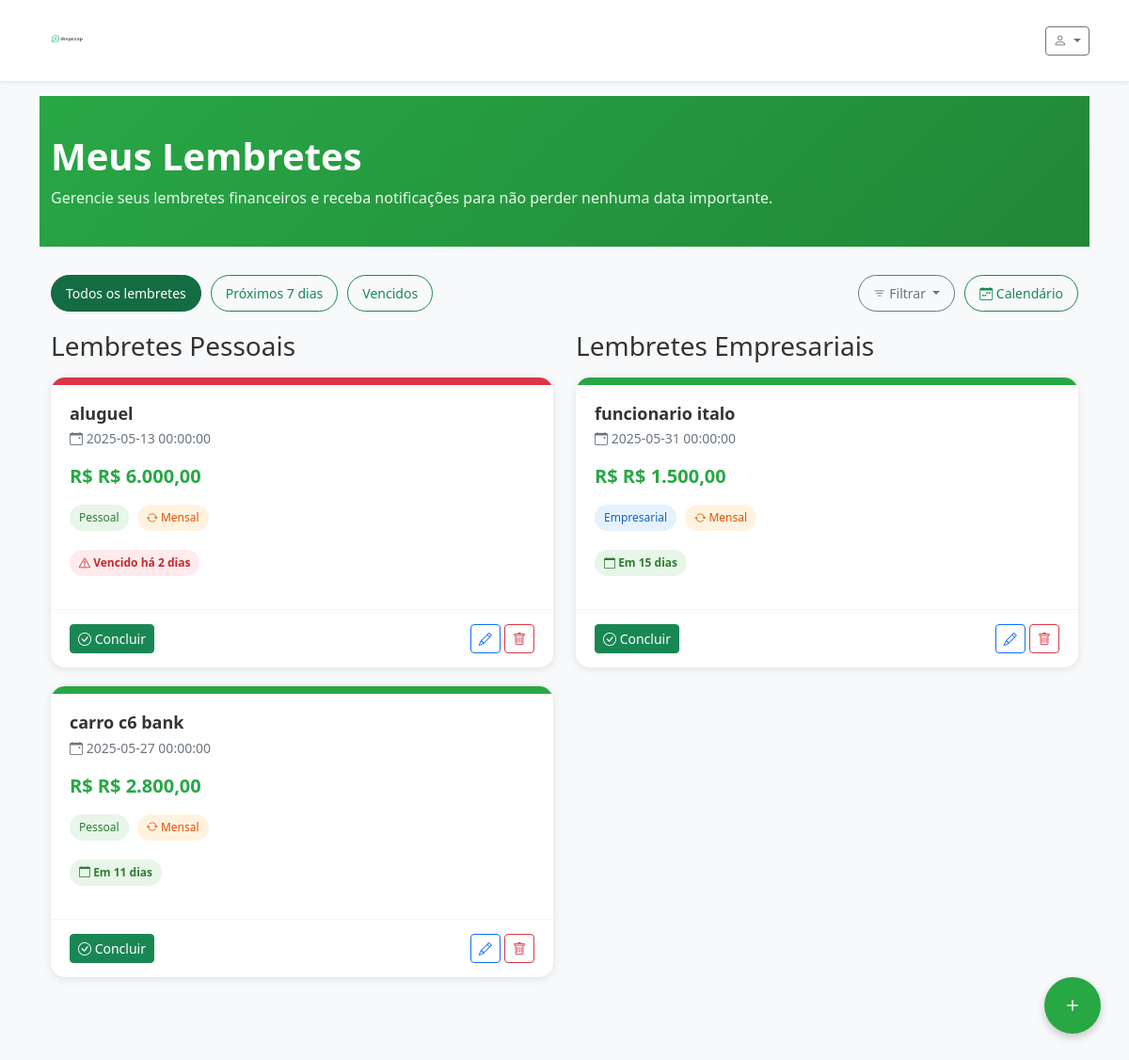
Screenshot of /lembretes (signed in) with the database file from the repository.
### tables this page shows
CREATE TABLE lembretes (
    id INTEGER PRIMARY KEY AUTOINCREMENT,
    usuario_id INTEGER NOT NULL,
    titulo TEXT NOT NULL,
    descricao TEXT,
    data TEXT NOT NULL,
    valor REAL,
    notificacao INTEGER DEFAULT 0,
    recorrente INTEGER DEFAULT 0,
    periodicidade TEXT,
    tipo_perfil TEXT DEFAULT 'pessoal',
    concluido INTEGER DEFAULT 0,
    data_criacao TEXT,
    FOREIGN KEY (usuario_id) REFERENCES usuarios (id)
);

### rotas/web_rotas.py (the view)
@web_bp.route('/lembretes')
@login_required
def lembretes():
    from config import Config
    usuario_id = session.get('usuario_id')
    usuario_model = Usuario(Config.DATABASE)
    usuario = usuario_model.buscar_por_id(usuario_id)
    lembrete_model = Lembrete(Config.DATABASE)
    lembretes_pessoais = lembrete_model.buscar(
        usuario_id=usuario_id,
        tipo_perfil='pessoal',
        concluido=0
    )
    lembretes_empresariais = lembrete_model.buscar(
        usuario_id=usuario_id,
        tipo_perfil='empresarial',
        concluido=0
    )
    return render_template(
        'lembretes.html',
        app_name=Config.APP_NAME,
        usuario=usuario,
        lembretes_pessoais=lembretes_pessoais,
        lembretes_empresariais=lembretes_empresariais
    )

### app.py (called while the page is built)
@app.template_filter('format_date')
def format_date(date_str):
    if not date_str:
        return ''
    try:
        date_obj = datetime.strptime(date_str, '%Y-%m-%d')
        return date_obj.strftime('%d/%m/%Y')
    except:
        return date_str

@app.template_filter('to_date')
def to_date(date_str):
    if not date_str:
        return datetime.now()
    try:
        return datetime.strptime(date_str, '%Y-%m-%d')
    except:
        return datetime.now()

@app.template_filter('format_currency')
def format_currency(value):
    if value is None:
        return 'R$ 0,00'
    return f"R$ {float(value):,.2f}".replace('.', 'X').replace(',', '.').replace('X', ',')

@app.context_processor
def inject_today():
    return {'today': datetime.now()}

### database/models.py (called while the page is built)
    def buscar_por_id(self, usuario_id):
        conn = sqlite3.connect(self.db_path)
        conn.row_factory = sqlite3.Row
        cursor = conn.cursor()
        cursor.execute("SELECT * FROM usuarios WHERE id = ?", (usuario_id,))
        usuario = cursor.fetchone()
        conn.close()
        return dict(usuario) if usuario else None

### rotas/web_rotas.py (called while the page is built)
def login_required(f):
    @wraps(f)
    def decorated_function(*args, **kwargs):
        if 'usuario_id' not in session:
            return redirect(url_for('web.login', next=request.url))
        return f(*args, **kwargs)
    return decorated_function

### templates/lembretes.html (shortened to what this page needs)
{% extends 'base.html' %}
{% block content %}
<div class="lembretes-header">
    <div class="container">
        <h1>Meus Lembretes</h1>
        <p>Gerencie seus lembretes financeiros e receba notificações para não perder nenhuma data importante.</p>
    </div>
</div>
<div class="container">
    <div class="filter-bar">
        <button class="btn btn-success active" id="btn-todos-lembretes">Todos os lembretes</button>
        <button class="btn btn-outline-success" id="btn-proximos-lembretes">Próximos 7 dias</button>
        <button class="btn btn-outline-success" id="btn-lembretes-vencidos">Vencidos</button>
        <div class="filter-dropdown ms-auto">
            <button class="btn btn-outline-secondary dropdown-toggle" type="button" data-bs-toggle="dropdown">
                <i class="bi bi-filter"></i> Filtrar
            </button>
        </div>
        <button class="btn btn-outline-success" id="btn-calendario">
            <i class="bi bi-calendar-week"></i> Calendário
        </button>
    </div>
    <div id="lista-lembretes">
        <div class="row">
            <div class="col-lg-6">
                <h3 class="mb-3">Lembretes Pessoais</h3>
                {% if lembretes_pessoais %}
                    {% for lembrete in lembretes_pessoais %}
                    <div class="lembrete-card">
                        <div class="lembrete-status-bar
                            {% if (lembrete.data|to_date - today).days < 0 %}
                                lembrete-status-danger
                            {% elif (lembrete.data|to_date - today).days <= 3 %}
                                lembrete-status-warning
                            {% elif (lembrete.data|to_date - today).days <= 7 %}
                                lembrete-status-info
                            {% else %}
                                lembrete-status-normal
                            {% endif %}
                        "></div>
                        <div class="lembrete-body">
                            <h4 class="lembrete-title">{{ lembrete.titulo }}</h4>
                            <div class="lembrete-date">
                                <i class="bi bi-calendar-event"></i>
                                {{ lembrete.data|to_date|format_date }}
                            </div>
                            {% if lembrete.valor %}
                            <div class="lembrete-value">R$ {{ lembrete.valor|format_currency }}</div>
                            {% endif %}
                            <div class="lembrete-tags">
                                <span class="lembrete-tag lembrete-tag-personal">Pessoal</span>
                                {% if lembrete.recorrente %}
                                <span class="lembrete-tag lembrete-tag-recurrent">
                                    <i class="bi bi-arrow-repeat"></i>
                                    {% if lembrete.periodicidade == 'mensal' %}
                                        Mensal
                                    {% elif lembrete.periodicidade == 'quinzenal' %}
                                        Quinzenal
                                    {% elif lembrete.periodicidade == 'semanal' %}
                                        Semanal
                                    {% else %}
                                        Recorrente
                                    {% endif %}
                                </span>
                                {% endif %}
                            </div>
                            <div class="lembrete-countdown
                                {% if (lembrete.data|to_date - today).days < 0 %}
                                    lembrete-countdown-danger
                                {% elif (lembrete.data|to_date - today).days == 0 %}
                                    lembrete-countdown-today
                                {% elif (lembrete.data|to_date - today).days <= 3 %}
                                    lembrete-countdown-warning
                                {% else %}
                                    lembrete-countdown-normal
                                {% endif %}
                            ">
                                {% if (lembrete.data|to_date - today).days < 0 %}
                                    <i class="bi bi-exclamation-triangle"></i> Vencido há {{ (today - lembrete.data|to_date).days }} dias
                                {% elif (lembrete.data|to_date - today).days == 0 %}
                                    <i class="bi bi-calendar-check"></i> Hoje!
                                {% elif (lembrete.data|to_date - today).days == 1 %}
                                    <i class="bi bi-calendar-date"></i> Amanhã
                                {% else %}
                                    <i class="bi bi-calendar"></i> Em {{ (lembrete.data|to_date - today).days }} dias
                                {% endif %}
                            </div>
                        </div>
                        <div class="lembrete-footer">
                            <div>
                                <button class="btn btn-sm btn-success btn-concluir-lembrete" data-id="{{ lembrete.id }}">
                                    <i class="bi bi-check-circle"></i> Concluir
                                </button>
                            </div>
                            <div>
                                <button class="btn btn-sm btn-outline-primary btn-editar-lembrete" data-id="{{ lembrete.id }}">
                                    <i class="bi bi-pencil"></i>
                                </button>
                                <button class="btn btn-sm btn-outline-danger btn-excluir-lembrete" data-id="{{ lembrete.id }}">
                                    <i class="bi bi-trash"></i>
                                </button>
                            </div>
                        </div>
                    </div>
                    {% endfor %}
                {% endif %}
            </div>
            <div class="col-lg-6">
                <h3 class="mb-3">Lembretes Empresariais</h3>
                {% if lembretes_empresariais %}
                    {% for lembrete in lembretes_empresariais %}
                    <div class="lembrete-card">
                        <div class="lembrete-status-bar
                            {% if (lembrete.data|to_date - today).days < 0 %}
                                lembrete-status-danger
                            {% elif (lembrete.data|to_date - today).days <= 3 %}
                                lembrete-status-warning
                            {% elif (lembrete.data|to_date - today).days <= 7 %}
                                lembrete-status-info
                            {% else %}
                                lembrete-status-normal
                            {% endif %}
                        "></div>
                        <div class="lembrete-body">
                            <h4 class="lembrete-title">{{ lembrete.titulo }}</h4>
                            <div class="lembrete-date">
                                <i class="bi bi-calendar-event"></i>
                                {{ lembrete.data|to_date|format_date }}
                            </div>
                            {% if lembrete.valor %}
                            <div class="lembrete-value">R$ {{ lembrete.valor|format_currency }}</div>
                            {% endif %}
                            <div class="lembrete-tags">
                                <span class="lembrete-tag lembrete-tag-business">Empresarial</span>
                                {% if lembrete.recorrente %}
                                <span class="lembrete-tag lembrete-tag-recurrent">
                                    <i class="bi bi-arrow-repeat"></i>
                                    {% if lembrete.periodicidade == 'mensal' %}
                                        Mensal
                                    {% elif lembrete.periodicidade == 'quinzenal' %}
                                        Quinzenal
                                    {% elif lembrete.periodicidade == 'semanal' %}
                                        Semanal
                                    {% else %}
                                        Recorrente
                                    {% endif %}
                                </span>
                                {% endif %}
                            </div>
                            <div class="lembrete-countdown
                                {% if (lembrete.data|to_date - today).days < 0 %}
                                    lembrete-countdown-danger
                                {% elif (lembrete.data|to_date - today).days == 0 %}
                                    lembrete-countdown-today
                                {% elif (lembrete.data|to_date - today).days <= 3 %}
                                    lembrete-countdown-warning
                                {% else %}
                                    lembrete-countdown-normal
                                {% endif %}
                            ">
                                {% if (lembrete.data|to_date - today).days < 0 %}
                                    <i class="bi bi-exclamation-triangle"></i> Vencido há {{ (today - lembrete.data|to_date).days }} dias
                                {% elif (lembrete.data|to_date - today).days == 0 %}
                                    <i class="bi bi-calendar-check"></i> Hoje!
                                {% elif (lembrete.data|to_date - today).days == 1 %}
                                    <i class="bi bi-calendar-date"></i> Amanhã
                                {% else %}
                                    <i class="bi bi-calendar"></i> Em {{ (lembrete.data|to_date - today).days }} dias
                                {% endif %}
                            </div>
                        </div>
                        <div class="lembrete-footer">
                            <div>
                                <button class="btn btn-sm btn-success btn-concluir-lembrete" data-id="{{ lembrete.id }}">
                                    <i class="bi bi-check-circle"></i> Concluir
                                </button>
                            </div>
                            <div>
                                <button class="btn btn-sm btn-outline-primary btn-editar-lembrete" data-id="{{ lembrete.id }}">
                                    <i class="bi bi-pencil"></i>
                                </button>
                                <button class="btn btn-sm btn-outline-danger btn-excluir-lembrete" data-id="{{ lembrete.id }}">
                                    <i class="bi bi-trash"></i>
                                </button>
                            </div>
                        </div>
                    </div>
                    {% endfor %}
                {% endif %}
            </div>
        </div>
    </div>
    <a href="#" class="fab-button" data-bs-toggle="modal" data-bs-target="#modalAddLembrete">
        <i class="bi bi-plus"></i>
    </a>
</div>
{% endblock %}

### templates/base.html (shortened to what this page needs)
<!DOCTYPE html>
<html lang="pt-br">
<head>
    <link href="https://cdn.jsdelivr.net/npm/bootstrap@5.3.0-alpha1/dist/css/bootstrap.min.css" rel="stylesheet">
    <link rel="stylesheet" href="https://cdn.jsdelivr.net/npm/bootstrap-icons@1.10.0/font/bootstrap-icons.css">
</head>
<body>
    <nav class="navbar navbar-expand bg-white shadow-sm mb-3">
        <div class="container">
            <a class="navbar-brand" href="/">
                <img src="/static/images/logo_fundo_branco__2_-removebg-preview.png" alt="{{ app_name }}" class="app-logo" style="height: 60px; width: auto;">
            </a>
            <div class="d-flex">
                {% if 'usuario_id' in session %}
                <div class="dropdown">
                    <button class="btn btn-sm btn-outline-secondary dropdown-toggle" type="button" data-bs-toggle="dropdown">
                        <i class="bi bi-person"></i>
                    </button>
                </div>
                {% else %}
                <a href="/login" class="btn btn-sm btn-success me-2">Entrar</a>
                <a href="/cadastro" class="btn btn-sm btn-outline-success">Cadastrar</a>
                {% endif %}
            </div>
        </div>
    </nav>
    <div class="container">
        {% block content %}{% endblock %}
    </div>
</body>
</html>

### rows the page displays
lembretes: titulo "aluguel", data|to_date "2025-05-13 00:00:00", valor "R$ 6.000,00", recorrente 1 (drawn), (today-lembrete.data|to_date).days "2"
lembretes: titulo "carro c6 bank", data|to_date "2025-05-27 00:00:00", valor "R$ 2.800,00", recorrente 1 (drawn), (lembrete.data|to_date-today).days "11"
lembretes: titulo "funcionario italo", data|to_date "2025-05-31 00:00:00", valor "R$ 1.500,00", recorrente 1 (drawn), (lembrete.data|to_date-today).days "15"
